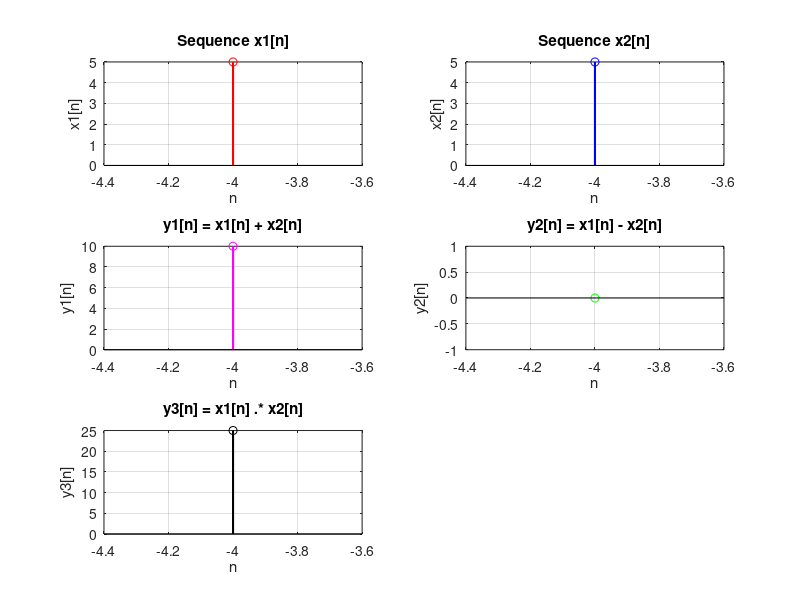

MATLAB code for this plot:

x1 = input('Enter the samples of x1[n]: ');
n1_zero = input('Enter the position of n=0 for x1[n] (index): ');

x2 = input('Enter the samples of x2[n]: ');
n2_zero = input('Enter the position of n=0 for x2[n] (index): ');

n1 = (1:length(x1)) - n1_zero;
n2 = (1:length(x2)) - n2_zero;

n_common = min(min(n1), min(n2)) : max(max(n1), max(n2));

x1_common = zeros(1, length(n_common));
x2_common = zeros(1, length(n_common));

x1_common(ismember(n_common, n1)) = x1;

x2_common(ismember(n_common, n2)) = x2;

figure;
subplot(3, 2, 1);
stem(n1, x1, 'r', 'LineWidth', 1.5); grid on;
xlabel('n'); ylabel('x1[n]');
title('Sequence x1[n]');

subplot(3, 2, 2);
stem(n2, x2, 'b', 'LineWidth', 1.5); grid on;
xlabel('n'); ylabel('x2[n]');
title('Sequence x2[n]');

% Operations
y1 = x1_common + x2_common;
y2 = x1_common - x2_common;
y3 = x1_common .* x2_common;

% Plot y1[n]
subplot(3, 2, 3);
stem(n_common, y1, 'm', 'LineWidth', 1.5); grid on;
xlabel('n'); ylabel('y1[n]');
title('y1[n] = x1[n] + x2[n]');

% Plot y2[n]
subplot(3, 2, 4);
stem(n_common, y2, 'g', 'LineWidth', 1.5); grid on;
xlabel('n'); ylabel('y2[n]');
title('y2[n] = x1[n] - x2[n]');

% Plot y3[n]
subplot(3, 2, 5);
stem(n_common, y3, 'k', 'LineWidth', 1.5); grid on;
xlabel('n'); ylabel('y3[n]');
title('y3[n] = x1[n] .* x2[n]');
